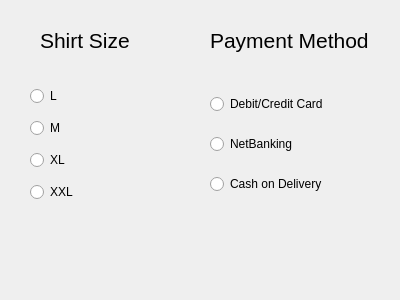
<?xml version="1.0" encoding="UTF-8"?>
<ui version="4.0">
 <class>Dialog</class>
 <widget class="QDialog" name="Dialog">
  <property name="geometry">
   <rect>
    <x>0</x>
    <y>0</y>
    <width>400</width>
    <height>300</height>
   </rect>
  </property>
  <property name="windowTitle">
   <string>Dialog</string>
  </property>
  <widget class="QLabel" name="label">
   <property name="geometry">
    <rect>
     <x>40</x>
     <y>30</y>
     <width>101</width>
     <height>21</height>
    </rect>
   </property>
   <property name="font">
    <font>
     <pointsize>16</pointsize>
    </font>
   </property>
   <property name="text">
    <string>Shirt Size</string>
   </property>
  </widget>
  <widget class="QLabel" name="label_2">
   <property name="geometry">
    <rect>
     <x>210</x>
     <y>20</y>
     <width>161</width>
     <height>41</height>
    </rect>
   </property>
   <property name="font">
    <font>
     <pointsize>16</pointsize>
    </font>
   </property>
   <property name="text">
    <string>Payment Method</string>
   </property>
  </widget>
  <widget class="QLabel" name="labelSelected">
   <property name="geometry">
    <rect>
     <x>30</x>
     <y>230</y>
     <width>341</width>
     <height>41</height>
    </rect>
   </property>
   <property name="font">
    <font>
     <pointsize>14</pointsize>
    </font>
   </property>
   <property name="text">
    <string/>
   </property>
  </widget>
  <widget class="QWidget" name="verticalLayoutWidget">
   <property name="geometry">
    <rect>
     <x>30</x>
     <y>80</y>
     <width>160</width>
     <height>131</height>
    </rect>
   </property>
   <layout class="QVBoxLayout" name="verticalLayout">
    <item>
     <widget class="QRadioButton" name="radioButtonLarge">
      <property name="text">
       <string>L</string>
      </property>
     </widget>
    </item>
    <item>
     <widget class="QRadioButton" name="radioButtonMedium">
      <property name="text">
       <string>M</string>
      </property>
     </widget>
    </item>
    <item>
     <widget class="QRadioButton" name="radioButtonXL">
      <property name="text">
       <string>XL</string>
      </property>
     </widget>
    </item>
    <item>
     <widget class="QRadioButton" name="radioButtonXXL">
      <property name="text">
       <string>XXL</string>
      </property>
     </widget>
    </item>
   </layout>
  </widget>
  <widget class="QWidget" name="verticalLayoutWidget_2">
   <property name="geometry">
    <rect>
     <x>210</x>
     <y>80</y>
     <width>161</width>
     <height>131</height>
    </rect>
   </property>
   <layout class="QVBoxLayout" name="verticalLayout_2">
    <item>
     <widget class="QRadioButton" name="radioButtonDebitCard">
      <property name="text">
       <string>Debit/Credit Card</string>
      </property>
     </widget>
    </item>
    <item>
     <widget class="QRadioButton" name="radioButtonNetBanking">
      <property name="text">
       <string>NetBanking</string>
      </property>
     </widget>
    </item>
    <item>
     <widget class="QRadioButton" name="radioButtonCash">
      <property name="text">
       <string>Cash on Delivery</string>
      </property>
     </widget>
    </item>
   </layout>
  </widget>
 </widget>
 <resources/>
 <connections/>
</ui>
